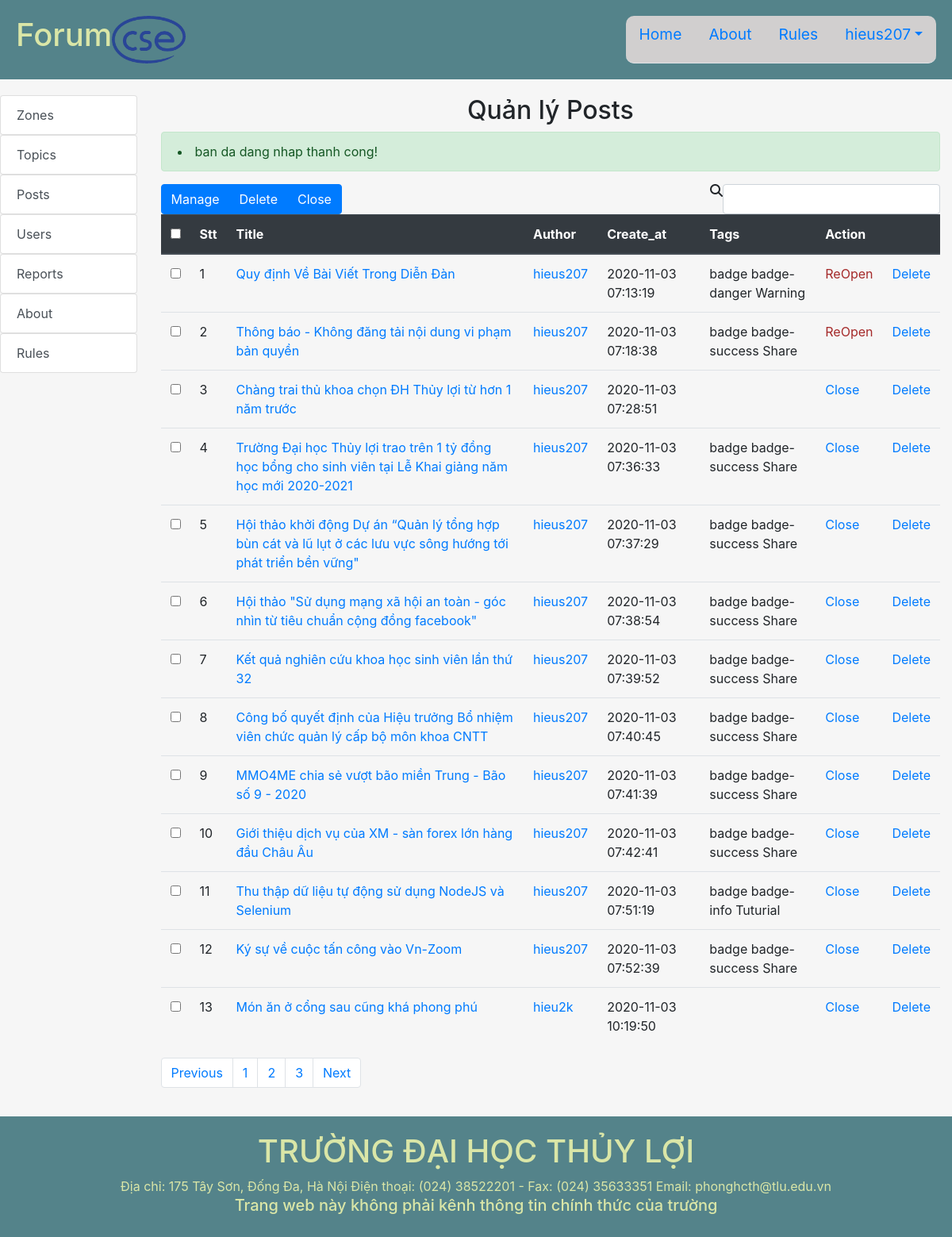
The page /Forum/index.php?controller=admin&action=posts_index (signed in) on the database its author committed.
### tables this page shows
CREATE TABLE `posts` (
  `post_id` int(11) NOT NULL,
  `title` varchar(255) NOT NULL,
  `create_at` timestamp NOT NULL DEFAULT current_timestamp(),
  `edit_at` timestamp NULL DEFAULT NULL,
  `body` text NOT NULL,
  `tags` varchar(255) DEFAULT NULL,
  `status` tinyint(4) NOT NULL DEFAULT 1,
  `user_id` int(11) NOT NULL,
  `topic_id` int(11) NOT NULL,
  `mitopic_id` int(11) DEFAULT NULL
);

CREATE TABLE `users` (
  `user_id` int(11) NOT NULL,
  `username` varchar(60) NOT NULL,
  `fullname` varchar(60) NOT NULL,
  `email` varchar(255) NOT NULL,
  `avt` varchar(255) NOT NULL DEFAULT 'none.jpg',
  `password` varchar(255) NOT NULL,
  `code` varchar(255) DEFAULT NULL,
  `create_at` timestamp NOT NULL DEFAULT current_timestamp(),
  `admin` tinyint(4) NOT NULL DEFAULT 0,
  `status` tinyint(4) NOT NULL DEFAULT 0
);

### Forum/controllers/AdminCTL.php (called while the page is built, shortened)
<?php
require_once 'models/UserModel.php';
require_once 'models/PostModel.php';
require_once 'controllers/ParentCTL.php';
class AdminCTL extends ParentCTL
{
  public function posts_index(){
    global $URL;
    $postModel = new PostModel();
    $posts = $postModel->selectAll();
    $userModel = new UserModel();
    $users = $userModel->selectAll();
    require_once 'views/admin/posts/index.php';
  }
}
?>

### Forum/index.php (called while the page is built, shortened)
<?php
$action = isset($_GET['action']) ? $_GET['action'] : 'index';
$object = new $controller;
$object->$action();
?>

### Forum/path.php (called while the page is built, shortened)
<?php
    $URL="http://localhost:8080/Forum/index.php?controller="
?>

### Forum/models/model.php (called while the page is built, shortened)
<?php
    require_once("path.php");
    function openConnect(){
        $conn=mysqli_connect(HOST,USER,PASS,DB);
        return $conn;
    }
?>

### Forum/models/PostModel.php (called while the page is built, shortened)
<?php
    require_once("model.php");
    class PostModel{
        public $connection;
        function PostModel($title="",$body="",$tags="",$user_id="",$topic_id="",$mitopic_id="",$edit_at=""){
            $this->connection=openConnect();
        }
        function selectAll($data=[]){
            $sql="SELECT * FROM ". self::TABLE;
            $rs=mysqli_query($this->connection,$sql);
            $result=mysqli_fetch_all($rs,MYSQLI_ASSOC);
            return $result;
        }
    }
?>

### Forum/models/UserModel.php (called while the page is built, shortened)
<?php
    require_once("model.php");
    class UserModel{
        public $connection;
        function UserModel($username='',$fullname='',$email='',$password='',$avt='',$admin='',$status=''){
            $this->connection=openConnect();
        }
        function selectAll($data=[]){
            $sql="SELECT * FROM ". self::TABLE;
            $rs=mysqli_query($this->connection,$sql);
            $result=mysqli_fetch_all($rs,MYSQLI_ASSOC);
            return $result;
        }
    }
?>

### Forum/views/admin/posts/index.php (the view, shortened to what this page needs)
<?php include_once("path.php");
global $ROOT_PATH;
global $URL;?>
<?php include($ROOT_PATH."/includes/headerp1.php");?>
<link rel="stylesheet" href="assets/css/admin.css">
<?php include($ROOT_PATH."/includes/headerp2.php");?>
<?php include($ROOT_PATH."/includes/admin_headerp3.php");?>
                <div class="col-md-10">
                    <h2 class="text-center">Quản lý Posts</h2>
                    <?php include($ROOT_PATH . "/supports/message.php");?>
                    <div class="list-posted">
                    <form action="<?php echo $URL."admin&action=posts_index"?>" method="post">
                        <div class="btn-group float float-left" role="group" aria-label="">
                            <button type="submit" class="btn btn-primary">Manage</button>
                            <button type="submit" name="del_post" class="btn btn-primary" onclick="return confirm('Bạn có chắc muốn xóa những post đã chọn?')">Delete</button>
                            <button type="submit" name="close_post" class="btn btn-primary" onclick="return confirm('Bạn có chắc muốn đóng những post đã chọn?')">Close</button>
                        </div>
                        <div class="d-flex float float-right">
                            <i class="fa fa-search" aria-hidden="true"></i>
                            <input type="text" class="form-control" name="" id="" aria-describedby="helpId" placeholder="">
                        </div>
                        <div class="clearfix"></div>
                        <table class="table">
                            <thead class="thead-dark">
                                <tr>
                                    <th>
                                    <input type="checkbox" name="" id="">
                                    </th>
                                    <th>Stt</th>
                                    <th>Title</th>
                                    <th>Author</th>
                                    <th>Create_at</th>
                                    <th>Tags</th>
                                    <th colspan="2">Action</th>
                                </tr>
                            </thead>
                            <tbody>
                                <?php foreach ($posts as $key=>$post):?>
                                    <tr>
                                        <td scope="row"><input type="checkbox" name="p_id[]" value="<?php echo $post['post_id'];?>"></td>
                                        <td><?php echo $key+1;?></td>
                                        <td><a href="<?php echo $URL."posts&action=index&p_id=".$post['post_id'];?>"><?php echo $post['title'];?></a></td>
                                        <?php foreach ($users as $user):?>
                                            <?php if($user['user_id']==$post['user_id']):?>
                                            <td><a href="<?php echo $URL."users&action=index&u_id=".$user['user_id'];?>"><?php echo $user['username'];?></a></td>
                                            <?php endif;?>
                                        <?php endforeach;?>
                                        <td><?php echo $post['create_at'];?></td>
                                        <td><?php echo $post['tags'];?></td>
                                        <?php if($post['status']):?>
                                        <td><a href="<?php echo $URL."admin&action=close_p&p_id=".$post['post_id'];?>" onclick="return confirm('Bạn có chắc muốn đóng bài viết này?')">Close</a></td>
                                        <?php else:?>
                                        <td><a href="<?php echo $URL."admin&action=open_p&p_id=".$post['post_id'];?>" style="color:brown;">ReOpen</a></td>
                                        <?php endif;?>
                                        <td><a href="<?php echo $URL."admin&action=del_p&p_id=".$post['post_id'];?>" onclick="return confirm('Bạn có chắc muốn xóa bài viết này?')">Delete</a></td>
                                    </tr>
                                <?php endforeach;?>
                            </tbody>
                        </table>
                    </form>
                        <nav aria-label="Page navigation">
                        <ul class="pagination">
                            <li class="page-item"><a class="page-link" href="#">Previous</a></li>
                            <li class="page-item"><a class="page-link" href="#">1</a></li>
                            <li class="page-item"><a class="page-link" href="#">2</a></li>
                            <li class="page-item"><a class="page-link" href="#">3</a></li>
                            <li class="page-item"><a class="page-link" href="#">Next</a></li>
                        </ul>
                        </nav>
                    </div>
                </div>
            </div>
        </div>
    </div>
<?php include($ROOT_PATH."/includes/footer.php");?>

### Forum/assets/css/style.css (style rules this page uses)
html,body { padding:0; margin:0; height: 100%; background:#f6f6f6; }
* { box-sizing: border-box; }

### rows shown on the page
posts: title "Quy định Về Bài Viết Trong Diễn Đàn", create_at "2020-11-03 07:13:19", tags "badge badge-danger Warning"
users: username "hieus207"
posts: title "Thông báo - Không đăng tải nội dung vi phạm bản quyền", create_at "2020-11-03 07:18:38", tags "badge badge-success Share"
posts: title "Chàng trai thủ khoa chọn ĐH Thủy lợi từ hơn 1 năm trước", create_at "2020-11-03 07:28:51"
posts: title "Trường Đại học Thủy lợi trao trên 1 tỷ đồng học bổng cho sinh viên tại Lễ Khai giảng năm học mới 2020-2021", create_at "2020-11-03 07:36:33", tags "badge badge-success Share"
posts: title "Hội thảo khởi động Dự án “Quản lý tổng hợp bùn cát và lũ lụt ở các lưu vực sông hướng tới phát triển bền vững\"", create_at "2020-11-03 07:37:29", tags "badge badge-success Share"
posts: title "Hội thảo \"Sử dụng mạng xã hội an toàn - góc nhìn từ tiêu chuẩn cộng đồng facebook\"", create_at "2020-11-03 07:38:54", tags "badge badge-success Share"
posts: title "Kết quả nghiên cứu khoa học sinh viên lần thứ 32", create_at "2020-11-03 07:39:52", tags "badge badge-success Share"
posts: title "Công bố quyết định của Hiệu trưởng Bổ nhiệm viên chức quản lý cấp bộ môn khoa CNTT", create_at "2020-11-03 07:40:45", tags "badge badge-success Share"
posts: title "MMO4ME chia sẻ vượt bão miền Trung - Bão số 9 - 2020", create_at "2020-11-03 07:41:39", tags "badge badge-success Share"
posts: title "Giới thiệu dịch vụ của XM - sàn forex lớn hàng đầu Châu Âu", create_at "2020-11-03 07:42:41", tags "badge badge-success Share"
posts: title "Thu thập dữ liệu tự động sử dụng NodeJS và Selenium", create_at "2020-11-03 07:51:19", tags "badge badge-info Tuturial"
posts: title "Ký sự về cuộc tấn công vào Vn-Zoom", create_at "2020-11-03 07:52:39", tags "badge badge-success Share"
posts: title "Món ăn ở cổng sau cũng khá phong phú", create_at "2020-11-03 10:19:50"
users: username "hieu2k"

### other values the page prints
$_SESSION['username'] "hieus207"
$_SESSION['message'] "ban da dang nhap thanh cong!"
